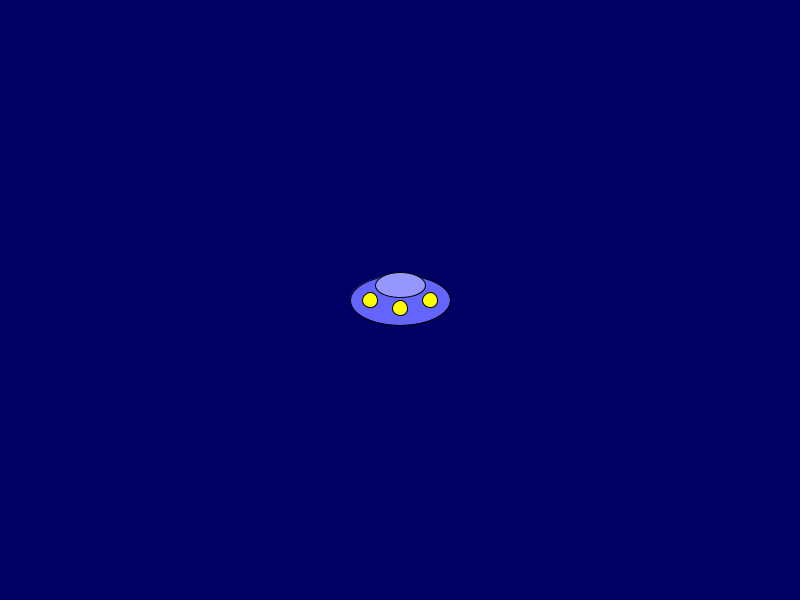
Frame 1 (no input)
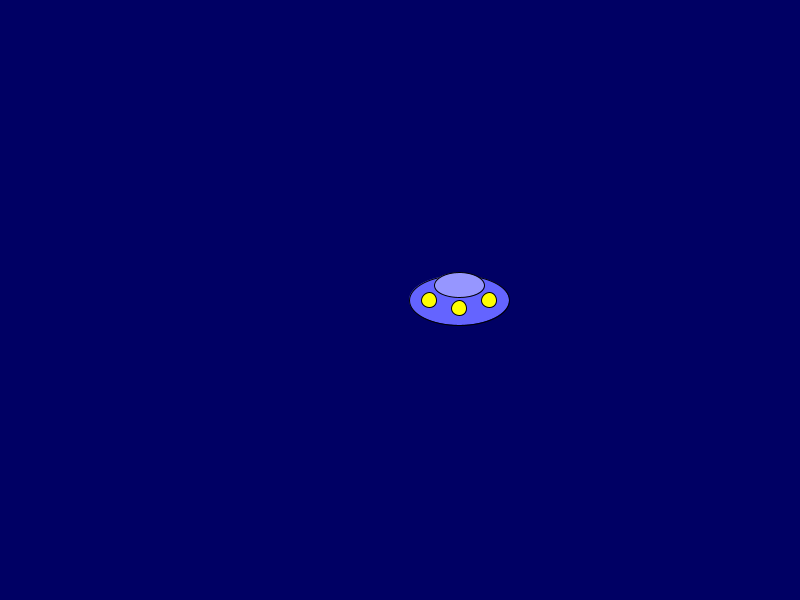
Frame 60 (the mouse pressed at the canvas centre just before this capture)
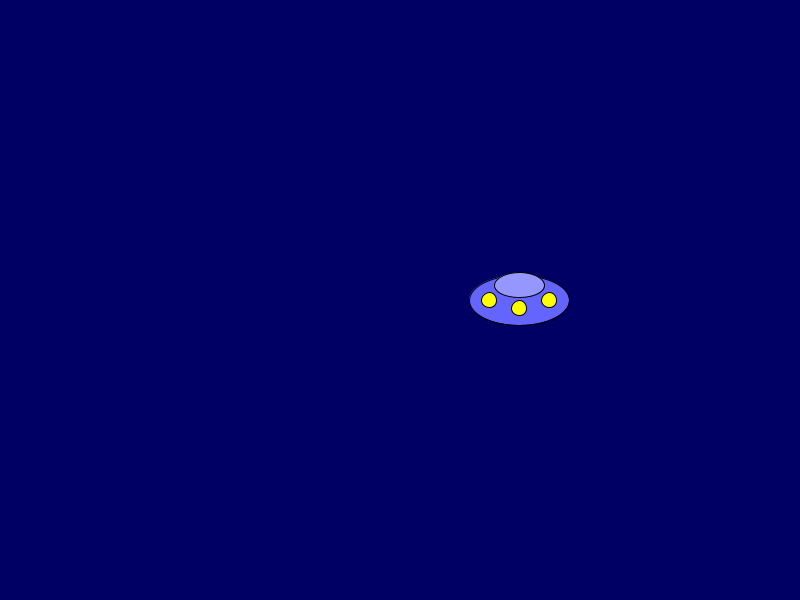
Frame 120 (the mouse held since frame 60 and released just before this capture)

The Processing sketch that drew these frames (run headless with seeded random() and noise(); from frame 60 on, the mouse is pressed at the canvas centre):

// Processing sketch: week7_acceleration
// ── week7_acceleration.pde
float aliceX;
float aliceY;
float shipSize = 100;
float aliceSpeed = 1;

void setup() {
  size(800, 600);
  aliceX = width/2;
  aliceY = height/2;
}

void draw() {
  background(0, 0, 100);
  
  drawShip();
  move();
}

void drawShip() {
  //Exercise 2: Make a nicer space ship.
  fill(100, 100, 255);
  ellipse(aliceX, aliceY, shipSize, shipSize/2);
  fill(150,150,255);
  ellipse(aliceX, aliceY-15, shipSize/2, shipSize/4);
  fill(255, 255, 0);
  circle(aliceX, aliceY+8, 15);
  fill(255, 255, 0);
  circle(aliceX - 30, aliceY, 15);
  fill(255, 255, 0);
  circle(aliceX+30, aliceY, 15);
}

void move() { 
  if (aliceX > width+shipSize) {
    aliceX = -shipSize;
  } else   if (aliceY < -shipSize) {
     aliceX  = width+shipSize;
  }  
  aliceX += aliceSpeed;
}

void mousePressed(){
 if(dist(aliceX,aliceY,mouseX,mouseY)<shipSize/2){   
   aliceSpeed = accelerate(aliceSpeed);
 }
}

float accelerate(float speed){
  float newSpeed = speed;
  if (speed >= 12){
    newSpeed = 1;
  }
  if (speed <= 12){
    newSpeed = 2 * speed;
  }
  return newSpeed;  
}
